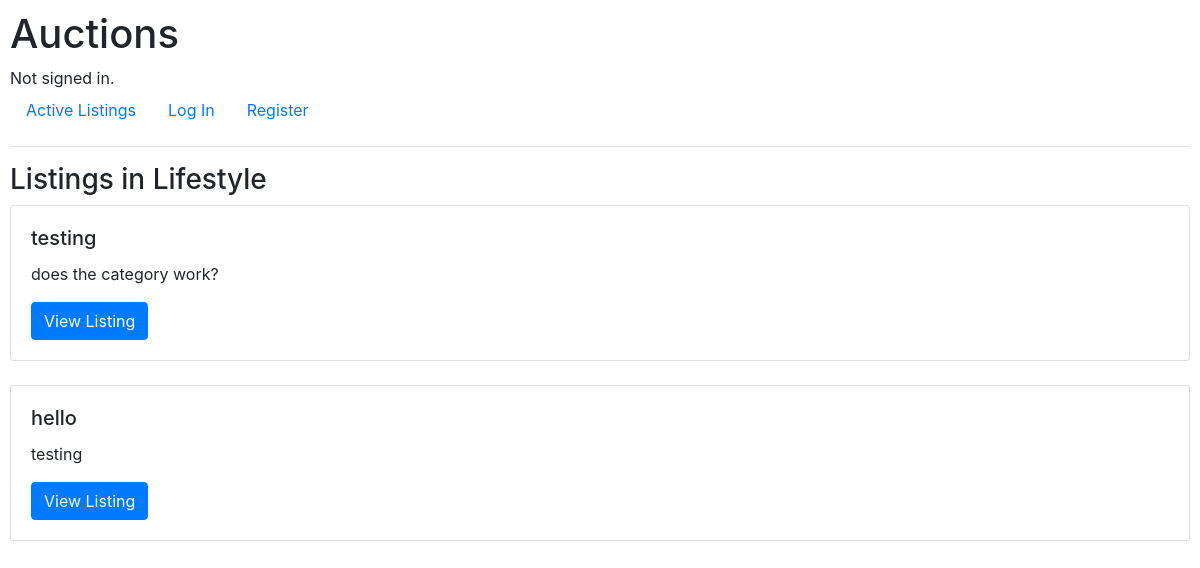
Page /category/1 on the committed database.
### auctions/models.py (models this page shows, shortened)
class Category(models.Model):
    name = models.CharField(max_length=64)
    listings = models.ManyToManyField(Listing, through='ListingCategory', related_name='categories')

class Listing(models.Model):
    title = models.CharField(max_length=64)
    description = models.TextField()
    starting_bid = models.DecimalField(max_digits=10, decimal_places=2)
    image = models.URLField(blank=True)
    category = models.CharField(max_length=64, blank=True)
    created_by = models.ForeignKey(User, on_delete=models.CASCADE, related_name='listings')
    is_active = models.BooleanField(default=True)

### auctions/views.py (the view)
# urls.py: path("category/<int:category_id>", views.category, name="category"),
def category(request, category_id):
    category = Category.objects.get(pk=category_id)
    listings = category.listings.all()
    return render(request, "auctions/category.html", {
        "listings": listings,
        "category": category,
    })

### auctions/templates/auctions/category.html
{% extends 'auctions/layout.html' %}
{% block body %}
    <h3>Listings in {{ category.name }}</h3>
    {% for listing in listings %}
        {% if listing.is_active %}
            <div class="card">
                <div class="card-body">
                    <h5 class="card-title">{{ listing.title }}</h5>
                    <p class="card-text">{{ listing.description }}</p>
                    <a href="{% url 'auctions:listing' listing.id %}" class="btn btn-primary">View Listing</a>
                </div>
            </div>
            <br>
        {% endif %}
    {% endfor %}
{% endblock %}

### auctions/static/auctions/styles.css (style rules this page uses)
body { padding: 10px; }

### rows in the picture
Category: name "Lifestyle"
Listing: title "testing", description "does the category work?"
Listing: title "hello", description "testing"
